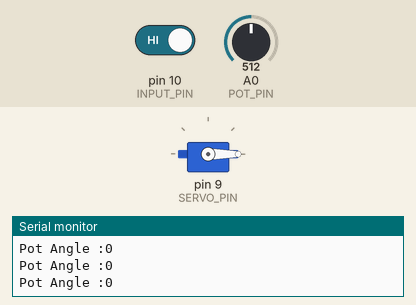
Simulated run of this sketch. Board: Arduino Uno, built with avr-gcc and run on an emulated ATmega328P. On the bench: servo, the last lines printed to the serial monitor. The inputs (shaded band) are chosen by the test bench; at power-on: pin 10 (INPUT_PIN) HIGH, A0 (POT_PIN) = 512.

Above: at 1.3 s.
1.4 s: pin 10 (INPUT_PIN) driven LOW
At 3.4 s:
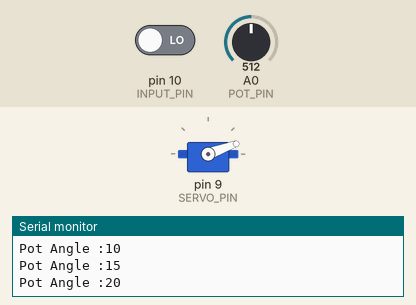
4.4 s: A0 (POT_PIN) set to 1023
At 5.0 s:
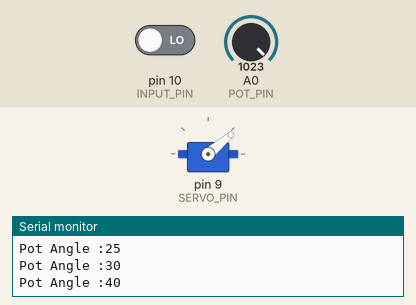
7.4 s: A0 (POT_PIN) set to 109
10.4 s: A0 (POT_PIN) set to 97
At 11.1 s:
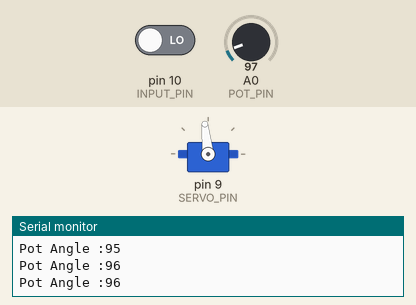
11.9 s: A0 (POT_PIN) set to 122
At 12.6 s:
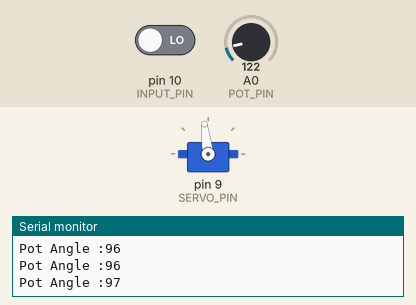
14.9 s: A0 (POT_PIN) set to 511
Timing chart, 0 to 21.9 s (numbered marks = the images above; inputs shaded):
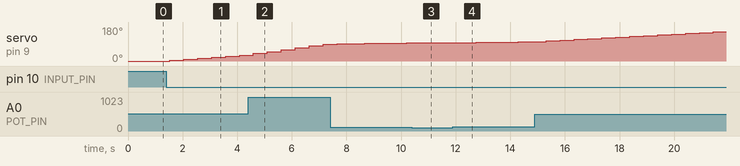

The sketch:

servo_home_6.ino
```cpp
// Library initialization for servo motor
#include <Servo.h>
const int INPUT_PIN =10; // input pin number for push button
const int POT_PIN = A0; // Potentiometer input pin number
const int SERVO_PIN = 9; // Servo motor signal pin
static int movingAngle = 0;
int POT_VAL;
int  pushButtonState;
Servo myServo;
void setup() {
  // put your setup code here, to run once:
  pinMode(INPUT_PIN,INPUT); // set input pin
  myServo.attach(SERVO_PIN); // attach servo motor pin
  Serial.begin(9600);
}
// This method for controlling servo motor: basically it rotates servo motor at specified angle
void controlServoMotor(int buttonState, int angle){
  myServo.write(angle);
  delay(10);
}
void loop() {
  // put your main code here, to run repeatedly:
  POT_VAL = analogRead(POT_PIN); //  Read potentiometer value
  pushButtonState = digitalRead(INPUT_PIN); // read push button value
  if(pushButtonState == LOW){
    // if button state is LOW which means button is active, we are moving our right: meaning I am increasing angle from current angle
    movingAngle += map(POT_VAL, 0,1023, 0,10); // moving servo motor 0-10 degree right based on potentiomenter values
    movingAngle = movingAngle < 180 ? movingAngle:180; // this is a simple echeck whether movingAngle is greater than 180 if it is then set to 180 otherwise set movingAngle itself
  }else{
    movingAngle -= map(POT_VAL, 0,1023, 0,10); // button is not active, rotate servo motor left: meaning that I am decreasing angle from current angle.
    movingAngle = movingAngle < 0 ? 0:movingAngle; // this is checking whether movingAngle is less than 0 if it is then set to 0 otherwise set to movingAngle itself.
  }
  Serial.print("Pot Angle :");
  Serial.println(movingAngle);
  controlServoMotor(pushButtonState, movingAngle); // this is the function where servo motor rotation has been implemented
  delay(500);
}
```

Measured:
- the behaviour switches between 103 and 102 on A0 (POT_PIN) (found by bisection; images 2 and 3)
- after the input at 1.4 s, servo on pin 9 (SERVO_PIN): moves from 0° to 30° over 2.6 s, starting after 0.13 s
- after the input at 10.4 s, servo on pin 9 (SERVO_PIN): stays 96° (without the input it goes to 97° after 0.32 s)
- after the input at 11.9 s, servo on pin 9 (SERVO_PIN): moves from 96° to 102° over 2.6 s, starting after 0.35 s
